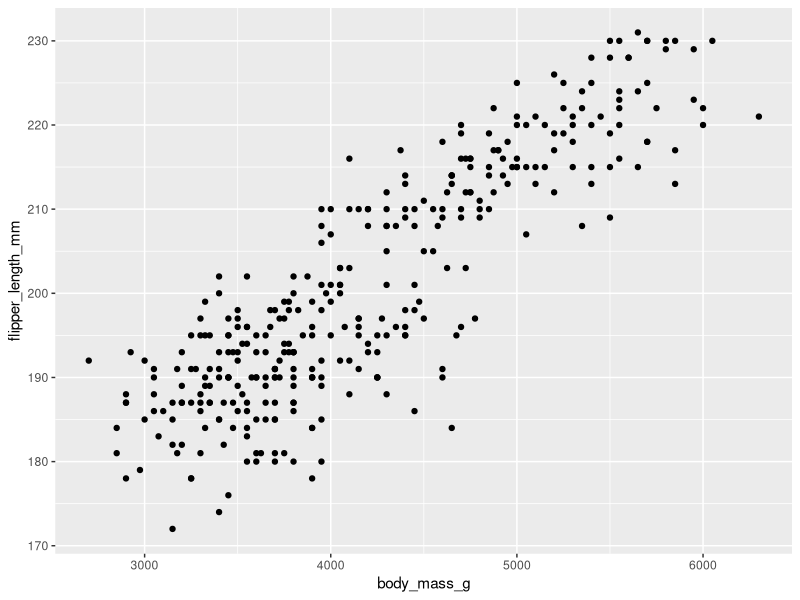
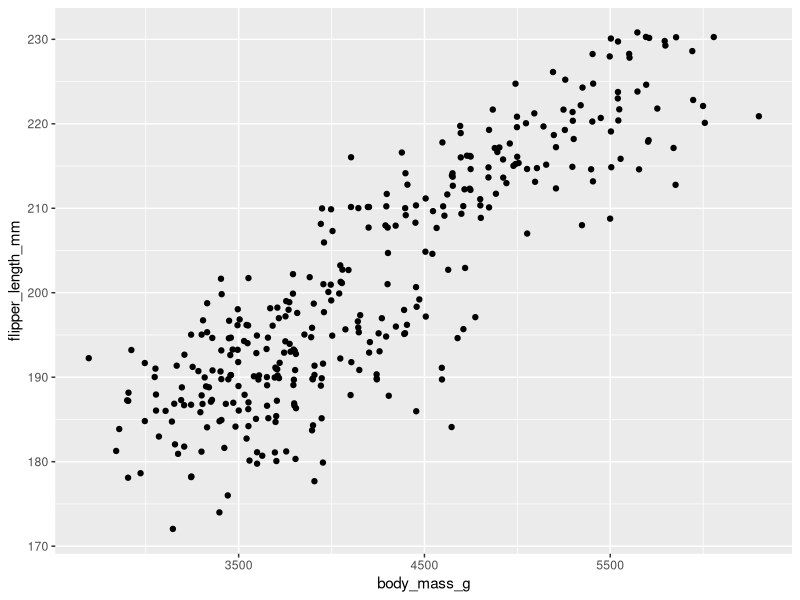

The R source for these figures, in order:
## ---- chunk 1
#| label: variables_R

#Números enteros
entero <- 3
# Validar tipo
print(paste0('Tipo de variable entero:', class(entero)))

# Números flotantes (decimales=)
flotante <- 3.6
print(paste0('Tipo de variable flotante:', class(flotante)))

# Texto
texto <- 'Hola mundo'
print(paste0('Tipo de variable texto:', class(texto)))

# Lógicos
print(7 == 8)

print(8 == 8)

#Crear vectores
mixto <- c(2, 4, 'manzanas', 'bananas')
print('Contenido de mixto')
print(mixto)
print('Segundo elemento del vector mixto:')
print(mixto[2])

# Creas matrices
matriz_random <- matrix( mixto, nrow = 2, ncol = 6)
print('Contenido de mmatriz_random')
print(matriz_random)

# Funciones + for + condicionales
valores <- c(20, 18, 25, 40, 49, 68)

# Una función se crea a través de = y asignación de parámetros
es_par <- function(valores) {
    # Ciclo for 
    for (i in 1:length(valores)) {
        # Condicional
        if(valores[i]%%2 == 0){
            print(paste0('El valor ', valores[i], ' es par'))
        } else {
            print(paste0('El valor ', valores[i], ' es inparpar'))
        }
    }
}

# Llamar y usar función
es_par(valores)
## ---- chunk 2
#| label: ejemplo_data_frame
# Crear un data frame de ejemplo
datos <- data.frame(
  ID = 1:5,
  Producto = c("Manzana", "Banana", "Naranja", "Manzana", "Kiwi"),
  Precio = c(1.5, 0.75, 1.2, 1.5, 2.0),
  Cantidad = c(10, 20, 15, 5, 8)
)
print(datos)
## ---- chunk 3
#| label: filtrar_seleccionar_baseR
# Filtrar filas y seleccionar columnas en Base R
resultados_baseR <- datos[datos$Cantidad > 10, c("ID", "Producto")]
print(resultados_baseR)
## ---- chunk 4
#| label: filtrar_seleccionar_tidyverse
# Cargar la librería dplyr
library(dplyr)

# Filtrar filas y seleccionar columnas con Tidyverse (dplyr)
resultados_tidyverse <- datos %>%
  filter(Cantidad > 10) %>%
  select(ID, Producto)
print(resultados_tidyverse)
## ---- chunk 5
#| label: agrupar_resumir_baseR
# Agrupar y resumir en Base R
precios_totales_baseR <- aggregate(Precio ~ Producto, data = datos, FUN = sum)
print(precios_totales_baseR)
## ---- chunk 6
vector <- c(10, 20, 30)

class(vector)
## ---- chunk 7
vector2 <- c(10, 20, 30, 'b')

class(vector2)
## ---- chunk 8
bool <- c(2, as.numeric(FALSE), 5)

bool
## ---- chunk 9
library(ggplot2)
library(palmerpenguins)

ch <- ggplot(data = penguins,
                aes(x = flipper_length_mm, y = body_mass_g)) +
  coord_flip()

ch + geom_point()    # Puntos básicos

ch + geom_jitter()   # Dispersión de puntos
